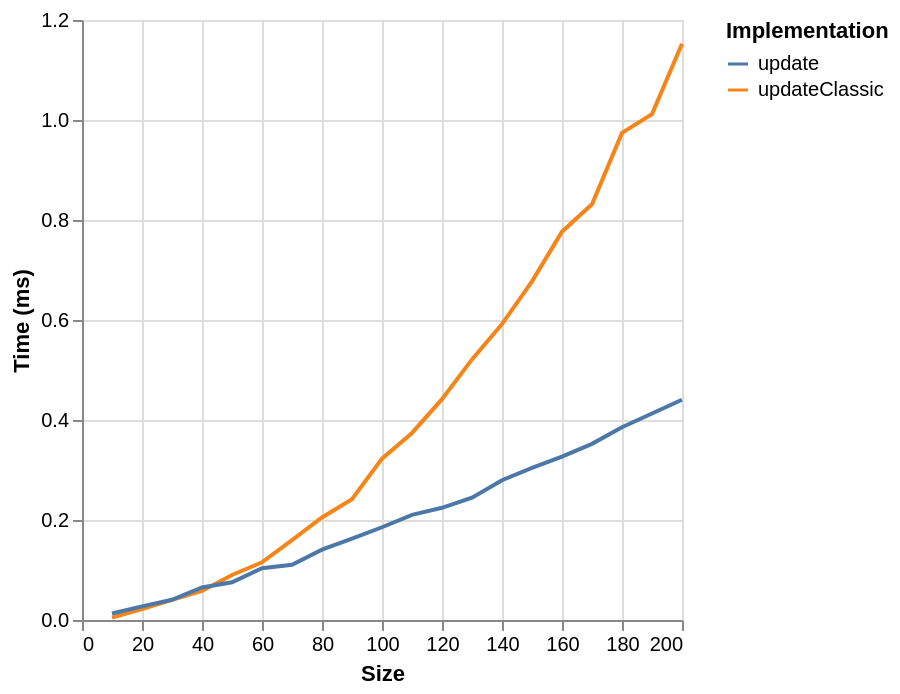

Source (Vega-Lite JSON):
### Vega-Lite specification from a JSON file in a GitHub repository (floating-point values rounded to 4 significant figures)
{"$schema": "https://vega.github.io/schema/vega-lite/v6.json", "data": {"values": [{"ms": 0.0047, "series": "updateClassic", "size": 10}, {"ms": 0.0218, "series": "updateClassic", "size": 20}, {"ms": 0.0402, "series": "updateClassic", "size": 30}, {"ms": 0.058, "series": "updateClassic", "size": 40}, {"ms": 0.0901, "series": "updateClassic", "size": 50}, {"ms": 0.1155, "series": "updateClassic", "size": 60}, {"ms": 0.1599, "series": "updateClassic", "size": 70}, {"ms": 0.2051, "series": "updateClassic", "size": 80}, {"ms": 0.2417, "series": "updateClassic", "size": 90}, {"ms": 0.3227, "series": "updateClassic", "size": 100}, {"ms": 0.3741, "series": "updateClassic", "size": 110}, {"ms": 0.4417, "series": "updateClassic", "size": 120}, {"ms": 0.5212, "series": "updateClassic", "size": 130}, {"ms": 0.5917, "series": "updateClassic", "size": 140}, {"ms": 0.6773, "series": "updateClassic", "size": 150}, {"ms": 0.7767, "series": "updateClassic", "size": 160}, {"ms": 0.8314, "series": "updateClassic", "size": 170}, {"ms": 0.9742, "series": "updateClassic", "size": 180}, {"ms": 1.012, "series": "updateClassic", "size": 190}, {"ms": 1.153, "series": "updateClassic", "size": 200}, {"ms": 0.0131, "series": "update", "size": 10}, {"ms": 0.0273, "series": "update", "size": 20}, {"ms": 0.0405, "series": "update", "size": 30}, {"ms": 0.065, "series": "update", "size": 40}, {"ms": 0.0754, "series": "update", "size": 50}, {"ms": 0.1037, "series": "update", "size": 60}, {"ms": 0.1106, "series": "update", "size": 70}, {"ms": 0.1408, "series": "update", "size": 80}, {"ms": 0.1627, "series": "update", "size": 90}, {"ms": 0.1855, "series": "update", "size": 100}, {"ms": 0.2103, "series": "update", "size": 110}, {"ms": 0.2244, "series": "update", "size": 120}, {"ms": 0.2447, "series": "update", "size": 130}, {"ms": 0.2795, "series": "update", "size": 140}, {"ms": 0.3042, "series": "update", "size": 150}, {"ms": 0.3269, "series": "update", "size": 160}, {"ms": 0.3523, "series": "update", "size": 170}, {"ms": 0.3854, "series": "update", "size": 180}, {"ms": 0.413, "series": "update", "size": 190}, {"ms": 0.4405, "series": "update", "size": 200}]}, "encoding": {"color": {"field": "series", "legend": {"orient": "right", "symbolLimit": 30, "title": "Implementation"}, "type": "nominal"}, "x": {"field": "size", "title": "Size", "type": "quantitative"}, "y": {"field": "ms", "title": "Time (ms)", "type": "quantitative"}}, "mark": {"point": false, "type": "line"}}
